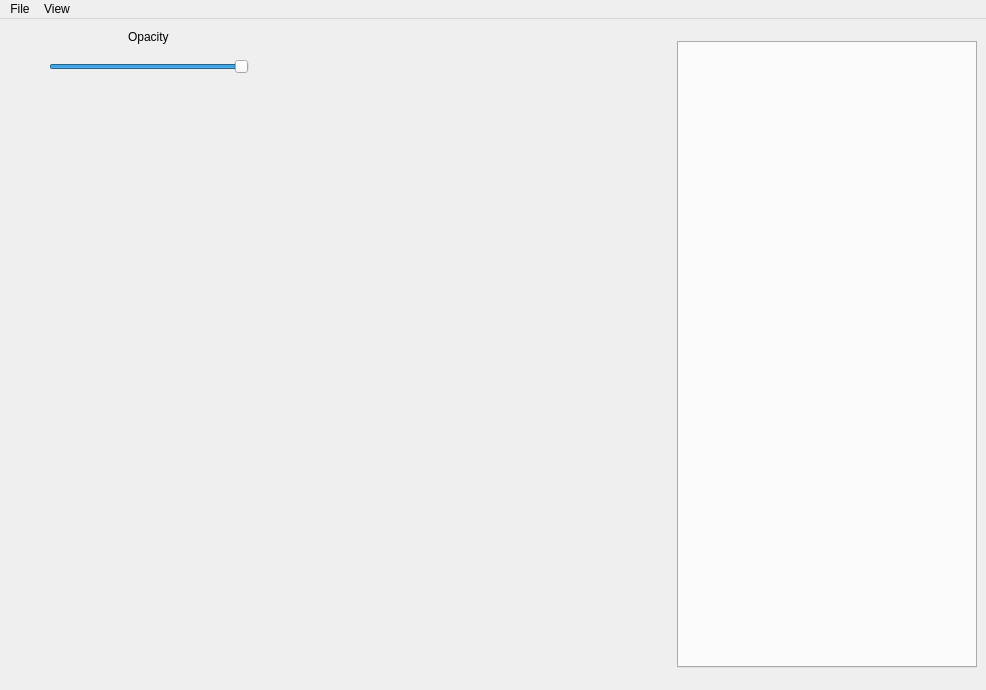
<?xml version="1.0" encoding="UTF-8"?>
<ui version="4.0">
 <class>MainWindow</class>
 <widget class="QMainWindow" name="MainWindow">
  <property name="enabled">
   <bool>true</bool>
  </property>
  <property name="geometry">
   <rect>
    <x>0</x>
    <y>0</y>
    <width>986</width>
    <height>690</height>
   </rect>
  </property>
  <property name="windowTitle">
   <string>Multi-Patient Image Processing (MPIP)</string>
  </property>
  <property name="styleSheet">
   <string notr="true"/>
  </property>
  <widget class="QWidget" name="centralWidget">
   <layout class="QHBoxLayout" name="horizontalLayout">
    <property name="leftMargin">
     <number>9</number>
    </property>
    <property name="rightMargin">
     <number>9</number>
    </property>
    <item>
     <widget class="QWidget" name="leftPanel" native="true">
      <property name="sizePolicy">
       <sizepolicy hsizetype="Fixed" vsizetype="Preferred">
        <horstretch>0</horstretch>
        <verstretch>0</verstretch>
       </sizepolicy>
      </property>
      <property name="minimumSize">
       <size>
        <width>280</width>
        <height>0</height>
       </size>
      </property>
      <property name="styleSheet">
       <string notr="true"/>
      </property>
      <layout class="QVBoxLayout" name="verticalLayout">
       <property name="spacing">
        <number>15</number>
       </property>
       <property name="leftMargin">
        <number>0</number>
       </property>
       <property name="topMargin">
        <number>0</number>
       </property>
       <property name="rightMargin">
        <number>0</number>
       </property>
       <property name="bottomMargin">
        <number>0</number>
       </property>
       <item alignment="Qt::AlignHCenter">
        <widget class="QLabel" name="label">
         <property name="text">
          <string>Opacity</string>
         </property>
        </widget>
       </item>
       <item alignment="Qt::AlignHCenter">
        <widget class="QSlider" name="opacitySlider">
         <property name="sizePolicy">
          <sizepolicy hsizetype="Fixed" vsizetype="Fixed">
           <horstretch>0</horstretch>
           <verstretch>0</verstretch>
          </sizepolicy>
         </property>
         <property name="minimumSize">
          <size>
           <width>200</width>
           <height>0</height>
          </size>
         </property>
         <property name="cursor">
          <cursorShape>ArrowCursor</cursorShape>
         </property>
         <property name="accessibleName">
          <string/>
         </property>
         <property name="styleSheet">
          <string notr="true"/>
         </property>
         <property name="value">
          <number>99</number>
         </property>
         <property name="orientation">
          <enum>Qt::Horizontal</enum>
         </property>
         <property name="invertedAppearance">
          <bool>false</bool>
         </property>
        </widget>
       </item>
       <item alignment="Qt::AlignHCenter">
        <widget class="QWidget" name="dataViewContainer" native="true">
         <property name="sizePolicy">
          <sizepolicy hsizetype="Fixed" vsizetype="Expanding">
           <horstretch>0</horstretch>
           <verstretch>0</verstretch>
          </sizepolicy>
         </property>
         <property name="minimumSize">
          <size>
           <width>280</width>
           <height>0</height>
          </size>
         </property>
         <property name="autoFillBackground">
          <bool>false</bool>
         </property>
         <property name="styleSheet">
          <string notr="true"/>
         </property>
        </widget>
       </item>
      </layout>
     </widget>
    </item>
    <item>
     <widget class="QStackedWidget" name="stackedWidget">
      <property name="currentIndex">
       <number>0</number>
      </property>
      <widget class="QWidget" name="page">
       <layout class="QVBoxLayout" name="verticalLayout_2">
        <item>
         <widget class="QWidget" name="viewerContainer" native="true">
          <property name="sizePolicy">
           <sizepolicy hsizetype="Expanding" vsizetype="Preferred">
            <horstretch>0</horstretch>
            <verstretch>0</verstretch>
           </sizepolicy>
          </property>
         </widget>
        </item>
       </layout>
      </widget>
      <widget class="QWidget" name="view">
       <layout class="QGridLayout" name="gridLayout"/>
      </widget>
     </widget>
    </item>
    <item>
     <widget class="QWidget" name="rightPanel" native="true">
      <property name="sizePolicy">
       <sizepolicy hsizetype="Fixed" vsizetype="Expanding">
        <horstretch>0</horstretch>
        <verstretch>0</verstretch>
       </sizepolicy>
      </property>
      <property name="minimumSize">
       <size>
        <width>300</width>
        <height>0</height>
       </size>
      </property>
      <property name="maximumSize">
       <size>
        <width>300</width>
        <height>16777215</height>
       </size>
      </property>
      <layout class="QVBoxLayout" name="verticalLayout_3">
       <property name="leftMargin">
        <number>0</number>
       </property>
       <property name="rightMargin">
        <number>9</number>
       </property>
       <item>
        <widget class="QTabWidget" name="rightSideContainer">
         <property name="sizePolicy">
          <sizepolicy hsizetype="Fixed" vsizetype="Expanding">
           <horstretch>0</horstretch>
           <verstretch>0</verstretch>
          </sizepolicy>
         </property>
         <property name="minimumSize">
          <size>
           <width>300</width>
           <height>0</height>
          </size>
         </property>
         <property name="tabBarAutoHide">
          <bool>true</bool>
         </property>
        </widget>
       </item>
      </layout>
     </widget>
    </item>
   </layout>
  </widget>
  <widget class="QMenuBar" name="menuBar">
   <property name="enabled">
    <bool>true</bool>
   </property>
   <property name="geometry">
    <rect>
     <x>0</x>
     <y>0</y>
     <width>986</width>
     <height>22</height>
    </rect>
   </property>
   <property name="styleSheet">
    <string notr="true"/>
   </property>
   <widget class="QMenu" name="menuFile">
    <property name="styleSheet">
     <string notr="true"/>
    </property>
    <property name="title">
     <string>File</string>
    </property>
    <addaction name="actionOpen_Subjects"/>
    <addaction name="separator"/>
    <addaction name="actionAdd_image_for_new_subject"/>
    <addaction name="actionAdd_image_for_selected_subject"/>
    <addaction name="separator"/>
    <addaction name="actionClose_all_subjects"/>
   </widget>
   <widget class="QMenu" name="menuView">
    <property name="title">
     <string>View</string>
    </property>
    <addaction name="actionToggle_fullscreen"/>
   </widget>
   <addaction name="menuFile"/>
   <addaction name="menuView"/>
  </widget>
  <action name="actionOpen_Dicom">
   <property name="text">
    <string>Open Dicom</string>
   </property>
  </action>
  <action name="actionDisplay_Metadata">
   <property name="text">
    <string>Display Metadata</string>
   </property>
  </action>
  <action name="actionOpen_Subjects">
   <property name="text">
    <string>Add new subjects using directories</string>
   </property>
  </action>
  <action name="actionAdd_multiple_subjects">
   <property name="text">
    <string>Add multiple subjects by directory</string>
   </property>
  </action>
  <action name="actionAdd_image_for_selected_subject">
   <property name="text">
    <string>Add images for selected subject</string>
   </property>
  </action>
  <action name="actionAdd_image_for_new_subject">
   <property name="text">
    <string>Add images for new subject</string>
   </property>
  </action>
  <action name="actionClose_all_subjects">
   <property name="text">
    <string>Close all subjects</string>
   </property>
  </action>
  <action name="actionToggle_fullscreen">
   <property name="text">
    <string>Toggle fullscreen</string>
   </property>
  </action>
 </widget>
 <layoutdefault spacing="6" margin="11"/>
 <resources/>
 <connections/>
</ui>
